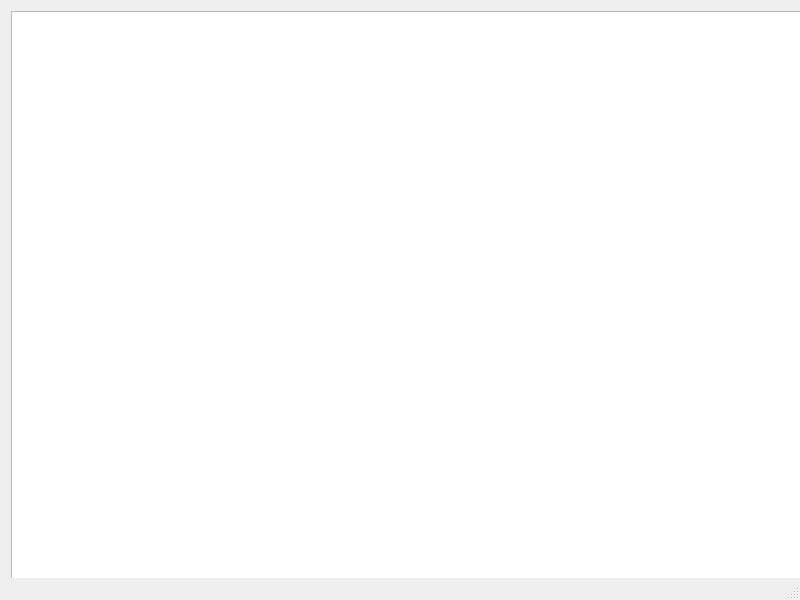
<?xml version="1.0" encoding="UTF-8"?>
<ui version="4.0">
 <class>MainWindow</class>
 <widget class="QMainWindow" name="MainWindow">
  <property name="geometry">
   <rect>
    <x>0</x>
    <y>0</y>
    <width>800</width>
    <height>600</height>
   </rect>
  </property>
  <property name="windowTitle">
   <string>MainWindow</string>
  </property>
  <widget class="QWidget" name="centralwidget">
   <widget class="QTextEdit" name="textEdit">
    <property name="geometry">
     <rect>
      <x>11</x>
      <y>11</y>
      <width>1048</width>
      <height>752</height>
     </rect>
    </property>
    <property name="contextMenuPolicy">
     <enum>Qt::PreventContextMenu</enum>
    </property>
    <property name="tabChangesFocus">
     <bool>false</bool>
    </property>
   </widget>
  </widget>
  <widget class="QMenuBar" name="menubar">
   <property name="geometry">
    <rect>
     <x>0</x>
     <y>0</y>
     <width>800</width>
     <height>26</height>
    </rect>
   </property>
  </widget>
  <widget class="QStatusBar" name="statusbar"/>
 </widget>
 <resources/>
 <connections/>
</ui>
